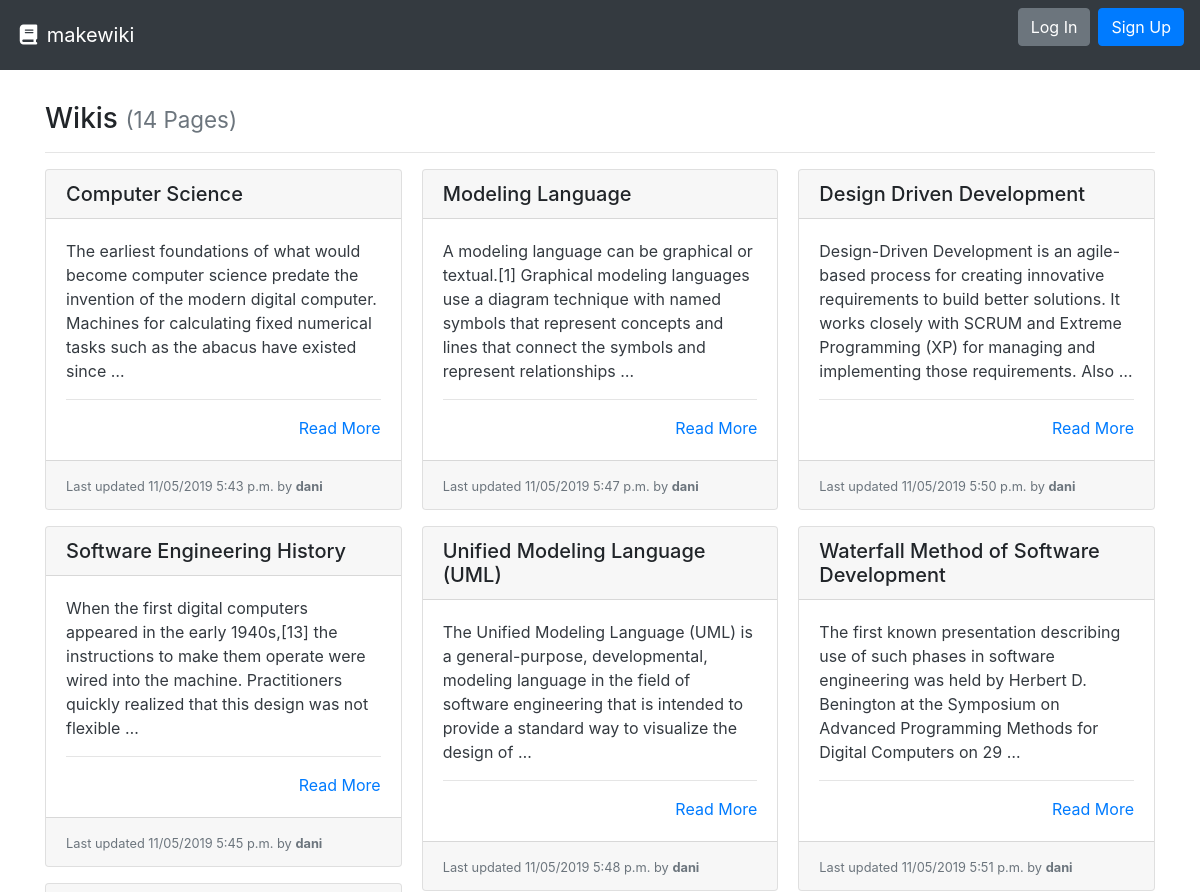
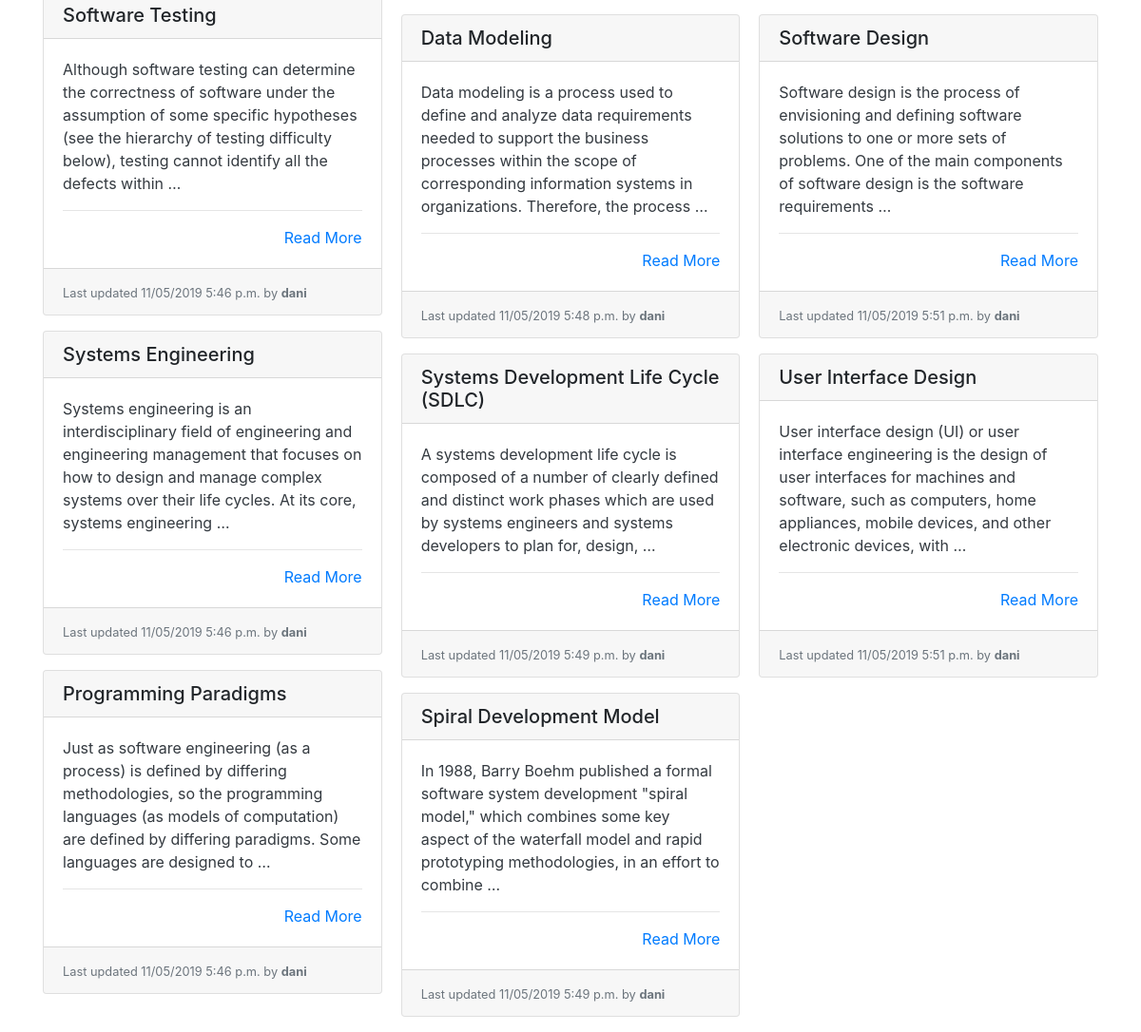
Before: / with the older database file (2 pictures, top to bottom).
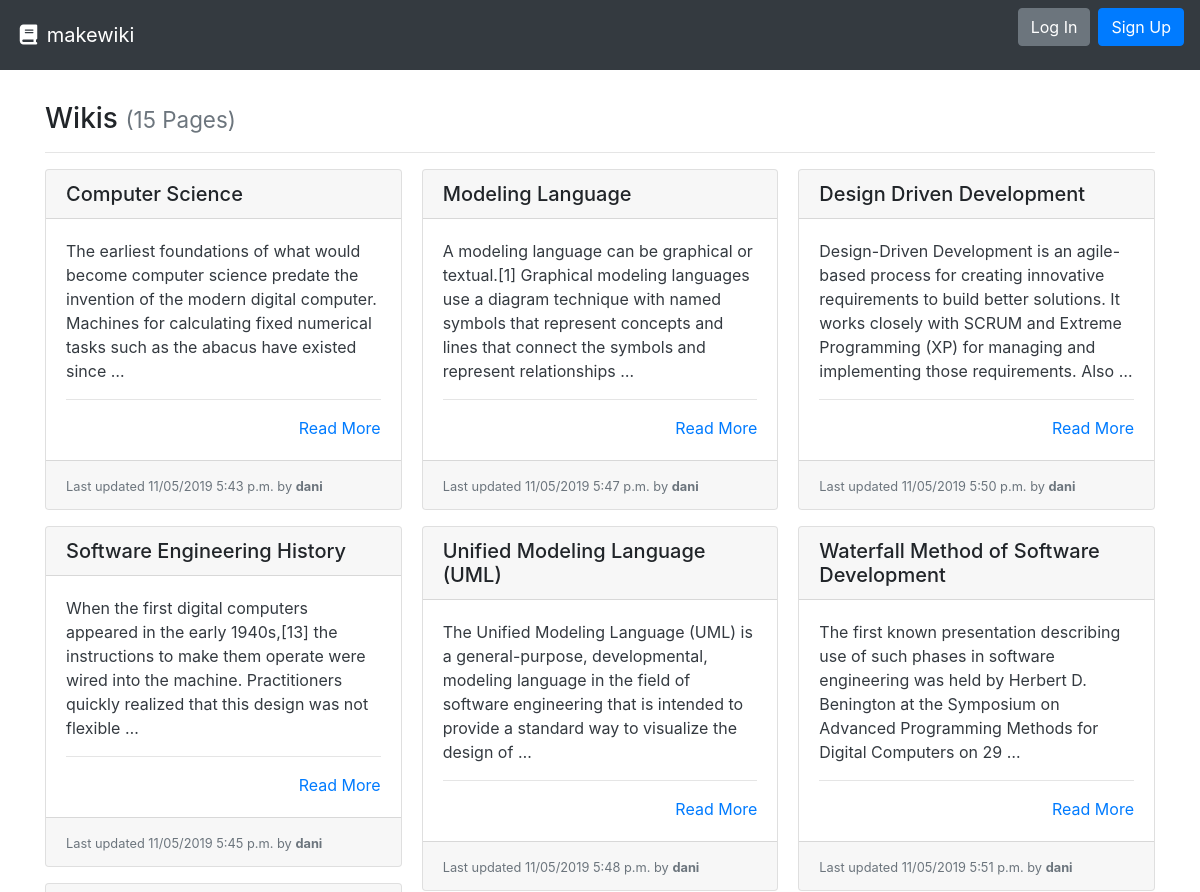
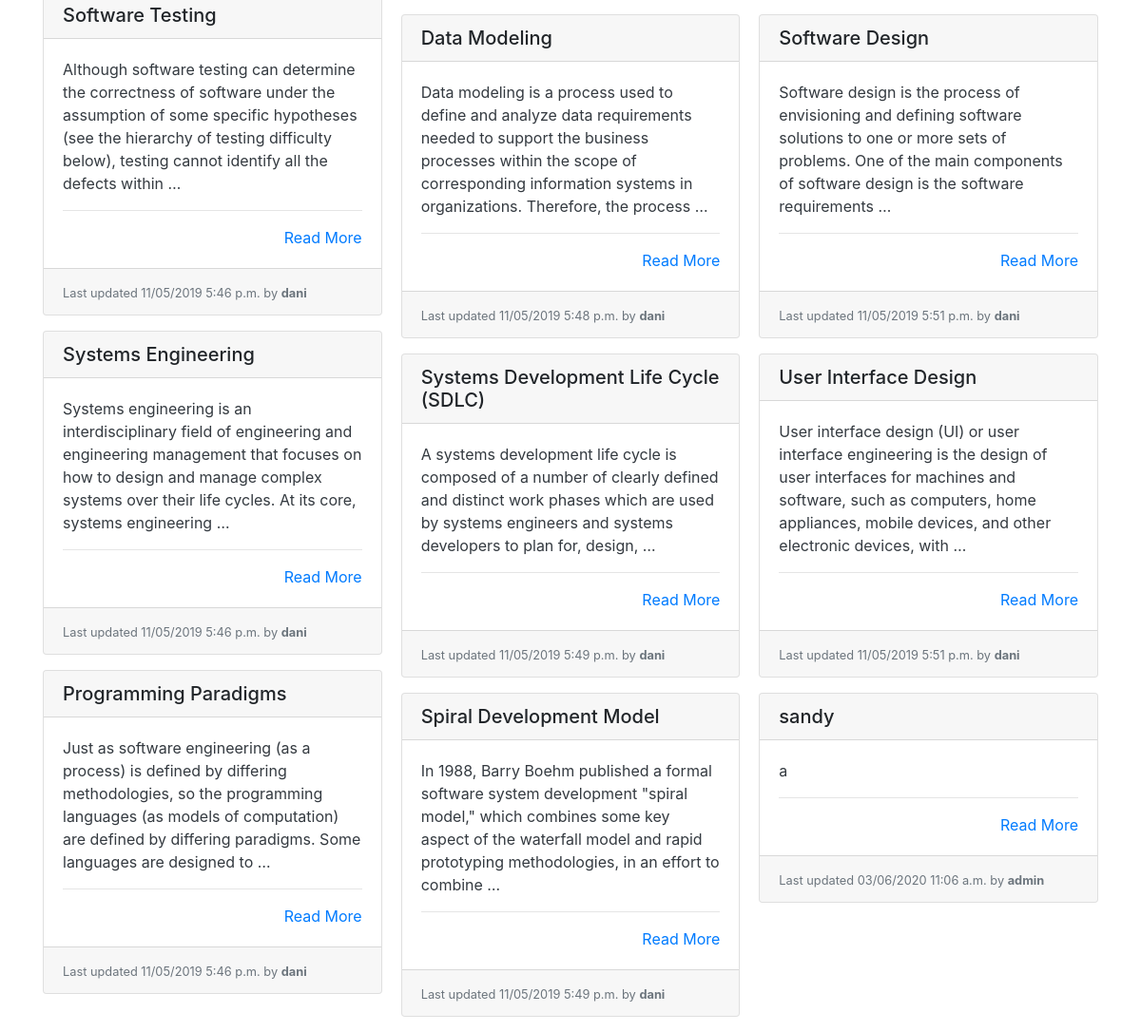
After: the same page with the newer database file (2 pictures, top to bottom).
### wiki/models.py (models this page shows, shortened)
class Page(models.Model):
    title = models.CharField(max_length=settings.WIKI_PAGE_TITLE_MAX_LENGTH, unique=True,
                             help_text="Title of your page.")
    author = models.ForeignKey(User, on_delete=models.PROTECT,
                               help_text="The user that posted this article.")
    slug = models.CharField(max_length=settings.WIKI_PAGE_TITLE_MAX_LENGTH, blank=True, editable=False,
                            help_text="Unique URL path to access this page. Generated by the system.")
    content = models.TextField(
        help_text="Write the content of your page here.")
    created = models.DateTimeField(auto_now_add=True,
                                   help_text="The date and time this page was created. Automatically generated when the model saves.")
    modified = models.DateTimeField(auto_now=True,
                                    help_text="The date and time this page was updated. Automatically generated when the model updates.")

### wiki/views.py (the view)
# urls.py: path('', PageListView.as_view(), name='wiki-list-page'),
class PageListView(ListView):
    model = Page
    def get(self, request):
        pages = self.get_queryset().all()
        return render(request, 'list.html', {
          'pages': pages
        })

### wiki/templates/list.html
{% extends "base.html" %}
{% block content %}
  <h3>Wikis {% if pages %}<small class="text-muted">({{ pages|length }} Page{{ pages|length|pluralize:"s" }})</small>{% endif %}</h3>
  <hr>
  {% if pages %}
    <div class="card-columns">
      {% for page in pages %}
        {% include "partials/card.html" %}
      {% endfor %}
    </div>
  {% else %}
    <div class="alert alert-primary" role="alert">No pages to display.</div>
  {% endif %}
{% endblock %}

### templates/base.html (shortened to what this page needs)
<!doctype html>
<html lang="en">
  <head>
    <link rel="stylesheet" href="https://stackpath.bootstrapcdn.com/bootstrap/4.3.1/css/bootstrap.min.css"
>
  </head>
  <body>
    <nav class="navbar navbar-expand-md navbar-dark bg-dark">
      <a class="navbar-brand" href="{% url 'wiki-list-page' %}"><i class="fas fa-fw fa-book"></i> makewiki</a>
      <form class="form-inline ml-auto">
          {% if request.user.is_authenticated %}
            <div class="text-white">Hello, {{ user }} !</div>
              <p><a href="{% url 'new' %}" class="btn btn-success ml-4">New Page</a></p>
              <p><a href="{% url 'logout' %}" class="btn btn-danger ml-2">Log Out</a></p>
          {% else %}
              <p><a href="{% url 'login' %}" class="btn btn-secondary ml-2">Log In</a></p>
              <p><a href="{% url 'signup' %}" class="btn btn-primary ml-2">Sign Up</a></p>
          {% endif %}
      </form>
    </nav>
    <main role="main" class="container" style="margin-top: 4vh;">
      {% block content %}{% endblock %}
    </main>
  </body>

### wiki/templates/partials/card.html
<div class="card mb-3">
  <h5 class="card-header ">{{ page.title }}</h5>
  <div class="card-body border-dark">
    <p class="card-text text-dark">
      {{ page.content|truncatewords_html:30 }}
      <hr>
      <div class="text-right"><a href="{% url 'wiki-details-page' page.slug %}" title="Read More">Read More</a></div>
  </div>
  <div class="card-footer">
    <small class="text-muted">Last updated {{ page.modified|date:"SHORT_DATETIME_FORMAT" }} by <b>{{ page.author.username }}</b></small>
  </div>
</div>

Changed rows visible on the page:
added Page: title "sandy", content "a", modified "03/06/2020 11:06 a.m.", author.username "admin"
Other visible differences:
{{ pages|length }}: "14" → "15"
